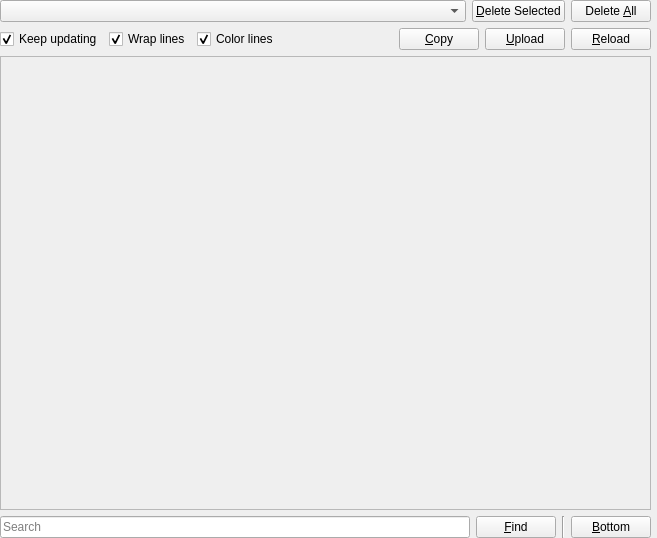
<?xml version="1.0" encoding="UTF-8"?>
<ui version="4.0">
 <class>OtherLogsPage</class>
 <widget class="QWidget" name="OtherLogsPage">
  <property name="geometry">
   <rect>
    <x>0</x>
    <y>0</y>
    <width>657</width>
    <height>538</height>
   </rect>
  </property>
  <layout class="QGridLayout" name="gridLayout_2">
   <property name="leftMargin">
    <number>0</number>
   </property>
   <property name="topMargin">
    <number>0</number>
   </property>
   <property name="rightMargin">
    <number>6</number>
   </property>
   <property name="bottomMargin">
    <number>0</number>
   </property>
   <item row="2" column="2">
    <widget class="QPushButton" name="findButton">
     <property name="sizePolicy">
      <sizepolicy hsizetype="Maximum" vsizetype="Fixed">
       <horstretch>0</horstretch>
       <verstretch>0</verstretch>
      </sizepolicy>
     </property>
     <property name="text">
      <string>&amp;Find</string>
     </property>
    </widget>
   </item>
   <item row="2" column="3">
    <widget class="Line" name="line">
     <property name="orientation">
      <enum>Qt::Orientation::Vertical</enum>
     </property>
    </widget>
   </item>
   <item row="2" column="4">
    <widget class="QPushButton" name="btnBottom">
     <property name="sizePolicy">
      <sizepolicy hsizetype="Maximum" vsizetype="Fixed">
       <horstretch>0</horstretch>
       <verstretch>0</verstretch>
      </sizepolicy>
     </property>
     <property name="toolTip">
      <string>Scroll all the way to bottom</string>
     </property>
     <property name="text">
      <string>&amp;Bottom</string>
     </property>
    </widget>
   </item>
   <item row="1" column="0" colspan="5">
    <widget class="LogView" name="text">
     <property name="enabled">
      <bool>false</bool>
     </property>
     <property name="undoRedoEnabled">
      <bool>false</bool>
     </property>
     <property name="readOnly">
      <bool>true</bool>
     </property>
     <property name="plainText">
      <string notr="true"/>
     </property>
     <property name="textInteractionFlags">
      <set>
       Qt::TextInteractionFlag::LinksAccessibleByKeyboard|Qt::TextInteractionFlag::LinksAccessibleByMouse|Qt::TextInteractionFlag::TextBrowserInteraction|Qt::TextInteractionFlag::TextSelectableByKeyboard|Qt::TextInteractionFlag::TextSelectableByMouse
      </set>
     </property>
     <property name="centerOnScroll">
      <bool>false</bool>
     </property>
    </widget>
   </item>
   <item row="0" column="0" colspan="5">
    <layout class="QGridLayout" name="gridLayout">
     <item row="0" column="0" colspan="5">
      <layout class="QHBoxLayout" name="horizontalLayout">
       <item>
        <widget class="QComboBox" name="selectLogBox">
         <property name="sizePolicy">
          <sizepolicy hsizetype="Expanding" vsizetype="Fixed">
           <horstretch>0</horstretch>
           <verstretch>0</verstretch>
          </sizepolicy>
         </property>
        </widget>
       </item>
       <item>
        <widget class="QPushButton" name="btnDelete">
         <property name="toolTip">
          <string>Delete the selected log</string>
         </property>
         <property name="text">
          <string>&amp;Delete Selected</string>
         </property>
        </widget>
       </item>
       <item>
        <widget class="QPushButton" name="btnClean">
         <property name="toolTip">
          <string>Delete all the logs</string>
         </property>
         <property name="text">
          <string>Delete &amp;All</string>
         </property>
        </widget>
       </item>
      </layout>
     </item>
     <item row="1" column="0" colspan="5">
      <layout class="QHBoxLayout" name="horizontalLayout1">
       <item>
        <widget class="QCheckBox" name="trackLogCheckbox">
         <property name="text">
          <string>Keep updating</string>
         </property>
         <property name="checked">
          <bool>true</bool>
         </property>
        </widget>
       </item>
       <item>
        <widget class="QCheckBox" name="wrapCheckbox">
         <property name="text">
          <string>Wrap lines</string>
         </property>
         <property name="checked">
          <bool>true</bool>
         </property>
        </widget>
       </item>
       <item>
        <widget class="QCheckBox" name="colorCheckbox">
         <property name="text">
          <string>Color lines</string>
         </property>
         <property name="checked">
          <bool>true</bool>
         </property>
        </widget>
       </item>
       <item>
        <spacer name="horizontalSpacer">
         <property name="orientation">
          <enum>Qt::Orientation::Horizontal</enum>
         </property>
         <property name="sizeHint" stdset="0">
          <size>
           <width>40</width>
           <height>20</height>
          </size>
         </property>
        </spacer>
       </item>
       <item>
        <widget class="QPushButton" name="btnCopy">
         <property name="toolTip">
          <string>Copy the whole log into the clipboard</string>
         </property>
         <property name="text">
          <string>&amp;Copy</string>
         </property>
        </widget>
       </item>
       <item>
        <widget class="QPushButton" name="btnPaste">
         <property name="toolTip">
          <string>Upload the log to the paste service configured in preferences</string>
         </property>
         <property name="text">
          <string>&amp;Upload</string>
         </property>
        </widget>
       </item>
       <item>
        <widget class="QPushButton" name="btnReload">
         <property name="toolTip">
          <string>Reload the contents of the log from the disk</string>
         </property>
         <property name="text">
          <string>&amp;Reload</string>
         </property>
        </widget>
       </item>
      </layout>
     </item>
    </layout>
   </item>
   <item row="2" column="0" colspan="2">
    <widget class="QLineEdit" name="searchBar">
     <property name="placeholderText">
      <string>Search</string>
     </property>
    </widget>
   </item>
  </layout>
 </widget>
 <customwidgets>
  <customwidget>
   <class>LogView</class>
   <extends>QPlainTextEdit</extends>
   <header>ui/widgets/LogView.h</header>
  </customwidget>
 </customwidgets>
 <tabstops>
  <tabstop>selectLogBox</tabstop>
  <tabstop>btnReload</tabstop>
  <tabstop>btnCopy</tabstop>
  <tabstop>btnPaste</tabstop>
  <tabstop>btnDelete</tabstop>
  <tabstop>btnClean</tabstop>
  <tabstop>wrapCheckbox</tabstop>
  <tabstop>colorCheckbox</tabstop>
  <tabstop>text</tabstop>
  <tabstop>searchBar</tabstop>
  <tabstop>findButton</tabstop>
 </tabstops>
 <resources/>
 <connections/>
</ui>
